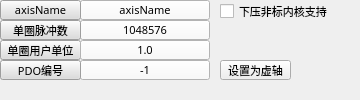
<?xml version="1.0" encoding="UTF-8"?>
<ui version="4.0">
 <class>axis_setting_wid</class>
 <widget class="QWidget" name="axis_setting_wid">
  <property name="geometry">
   <rect>
    <x>0</x>
    <y>0</y>
    <width>360</width>
    <height>100</height>
   </rect>
  </property>
  <property name="windowTitle">
   <string>Form</string>
  </property>
  <widget class="QPushButton" name="name">
   <property name="geometry">
    <rect>
     <x>80</x>
     <y>0</y>
     <width>130</width>
     <height>20</height>
    </rect>
   </property>
   <property name="font">
    <font>
     <family>文泉驿正黑</family>
     <pointsize>8</pointsize>
    </font>
   </property>
   <property name="styleSheet">
    <string notr="true">#name{background: rgb(250,250,250);
     border:1px solid &quot;#22&quot;; 
}</string>
   </property>
   <property name="text">
    <string>axisName</string>
   </property>
  </widget>
  <widget class="QCheckBox" name="press_enable">
   <property name="geometry">
    <rect>
     <x>220</x>
     <y>0</y>
     <width>111</width>
     <height>23</height>
    </rect>
   </property>
   <property name="font">
    <font>
     <family>文泉驿正黑</family>
     <pointsize>8</pointsize>
    </font>
   </property>
   <property name="text">
    <string>下压非标内核支持</string>
   </property>
  </widget>
  <widget class="QPushButton" name="title">
   <property name="geometry">
    <rect>
     <x>0</x>
     <y>0</y>
     <width>81</width>
     <height>20</height>
    </rect>
   </property>
   <property name="font">
    <font>
     <family>文泉驿正黑</family>
     <pointsize>8</pointsize>
    </font>
   </property>
   <property name="styleSheet">
    <string notr="true">#title{background: rgb(220,220,220);
     border:1px solid &quot;#22&quot;; 
}</string>
   </property>
   <property name="text">
    <string>axisName</string>
   </property>
  </widget>
  <widget class="QPushButton" name="enc_ratio">
   <property name="geometry">
    <rect>
     <x>80</x>
     <y>20</y>
     <width>130</width>
     <height>20</height>
    </rect>
   </property>
   <property name="font">
    <font>
     <family>文泉驿正黑</family>
     <pointsize>8</pointsize>
    </font>
   </property>
   <property name="styleSheet">
    <string notr="true">#enc_ratio{background: rgb(250,250,250);
     border:1px solid &quot;#22&quot;; 
}</string>
   </property>
   <property name="text">
    <string>1048576</string>
   </property>
  </widget>
  <widget class="QPushButton" name="title_2">
   <property name="geometry">
    <rect>
     <x>0</x>
     <y>20</y>
     <width>81</width>
     <height>20</height>
    </rect>
   </property>
   <property name="font">
    <font>
     <family>文泉驿正黑</family>
     <pointsize>8</pointsize>
    </font>
   </property>
   <property name="styleSheet">
    <string notr="true">#title_2{background: rgb(220,220,220);
     border:1px solid &quot;#22&quot;; 
}</string>
   </property>
   <property name="text">
    <string>单圈脉冲数</string>
   </property>
  </widget>
  <widget class="QPushButton" name="title_3">
   <property name="geometry">
    <rect>
     <x>0</x>
     <y>40</y>
     <width>81</width>
     <height>20</height>
    </rect>
   </property>
   <property name="font">
    <font>
     <family>文泉驿正黑</family>
     <pointsize>8</pointsize>
    </font>
   </property>
   <property name="styleSheet">
    <string notr="true">#title_3{background: rgb(220,220,220);
     border:1px solid &quot;#22&quot;; 
}</string>
   </property>
   <property name="text">
    <string>单圈用户单位</string>
   </property>
  </widget>
  <widget class="QPushButton" name="circle_diff">
   <property name="geometry">
    <rect>
     <x>80</x>
     <y>40</y>
     <width>130</width>
     <height>20</height>
    </rect>
   </property>
   <property name="font">
    <font>
     <family>文泉驿正黑</family>
     <pointsize>8</pointsize>
    </font>
   </property>
   <property name="styleSheet">
    <string notr="true">#circle_diff{background: rgb(250,250,250);
     border:1px solid &quot;#22&quot;; 
}</string>
   </property>
   <property name="text">
    <string>1.0</string>
   </property>
  </widget>
  <widget class="QPushButton" name="pdoNo">
   <property name="geometry">
    <rect>
     <x>80</x>
     <y>60</y>
     <width>130</width>
     <height>20</height>
    </rect>
   </property>
   <property name="font">
    <font>
     <family>文泉驿正黑</family>
     <pointsize>8</pointsize>
    </font>
   </property>
   <property name="styleSheet">
    <string notr="true">#pdoNo{background: rgb(250,250,250);
     border:1px solid &quot;#22&quot;; 
}</string>
   </property>
   <property name="text">
    <string>-1</string>
   </property>
  </widget>
  <widget class="QPushButton" name="title_4">
   <property name="geometry">
    <rect>
     <x>0</x>
     <y>60</y>
     <width>81</width>
     <height>20</height>
    </rect>
   </property>
   <property name="font">
    <font>
     <family>文泉驿正黑</family>
     <pointsize>8</pointsize>
    </font>
   </property>
   <property name="styleSheet">
    <string notr="true">#title_4{background: rgb(220,220,220);
     border:1px solid &quot;#22&quot;; 
}</string>
   </property>
   <property name="text">
    <string>PDO编号</string>
   </property>
  </widget>
  <widget class="QPushButton" name="set_vaxis">
   <property name="geometry">
    <rect>
     <x>220</x>
     <y>60</y>
     <width>71</width>
     <height>20</height>
    </rect>
   </property>
   <property name="font">
    <font>
     <family>文泉驿正黑</family>
     <pointsize>8</pointsize>
    </font>
   </property>
   <property name="text">
    <string>设置为虚轴</string>
   </property>
  </widget>
 </widget>
 <resources/>
 <connections/>
</ui>
